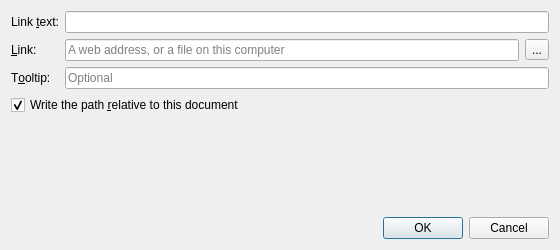
<?xml version="1.0" encoding="UTF-8"?>
<ui version="4.0">
 <class>LinkDialog</class>
 <widget class="QDialog" name="LinkDialog">
  <property name="geometry">
   <rect>
    <x>0</x>
    <y>0</y>
    <width>560</width>
    <height>250</height>
   </rect>
  </property>
  <property name="windowTitle">
   <string>Insert Link</string>
  </property>
  <layout class="QVBoxLayout" name="rootLayout">
   <item>
    <layout class="QFormLayout" name="formLayout">
     <item row="0" column="0">
      <widget class="QLabel" name="textLabel">
       <property name="text">
        <string>Link &amp;text:</string>
       </property>
       <property name="buddy">
        <cstring>textEdit</cstring>
       </property>
      </widget>
     </item>
     <item row="0" column="1">
      <widget class="QLineEdit" name="textEdit"/>
     </item>
     <item row="1" column="0">
      <widget class="QLabel" name="targetLabel">
       <property name="text">
        <string>&amp;Link:</string>
       </property>
       <property name="buddy">
        <cstring>targetEdit</cstring>
       </property>
      </widget>
     </item>
     <item row="1" column="1">
      <layout class="QHBoxLayout" name="targetLayout">
       <item>
        <widget class="QLineEdit" name="targetEdit">
         <property name="placeholderText">
          <string>A web address, or a file on this computer</string>
         </property>
        </widget>
       </item>
       <item>
        <widget class="QToolButton" name="browseButton">
         <property name="text">
          <string>...</string>
         </property>
         <property name="toolTip">
          <string>Choose a file...</string>
         </property>
        </widget>
       </item>
      </layout>
     </item>
     <item row="2" column="0">
      <widget class="QLabel" name="titleLabel">
       <property name="text">
        <string>T&amp;ooltip:</string>
       </property>
       <property name="buddy">
        <cstring>titleEdit</cstring>
       </property>
      </widget>
     </item>
     <item row="2" column="1">
      <widget class="QLineEdit" name="titleEdit">
       <property name="placeholderText">
        <string>Optional</string>
       </property>
      </widget>
     </item>
    </layout>
   </item>
   <item>
    <widget class="QCheckBox" name="relativeCheck">
     <property name="text">
      <string>Write the path &amp;relative to this document</string>
     </property>
     <property name="checked">
      <bool>true</bool>
     </property>
    </widget>
   </item>
   <item>
    <widget class="QLabel" name="previewLabel">
     <property name="text">
      <string notr="true"/>
     </property>
     <property name="textInteractionFlags">
      <set>Qt::TextSelectableByMouse</set>
     </property>
     <property name="wordWrap">
      <bool>true</bool>
     </property>
    </widget>
   </item>
   <item>
    <spacer name="verticalSpacer">
     <property name="orientation">
      <enum>Qt::Vertical</enum>
     </property>
     <property name="sizeHint" stdset="0">
      <size>
       <width>20</width>
       <height>10</height>
      </size>
     </property>
    </spacer>
   </item>
   <item>
    <widget class="QDialogButtonBox" name="buttonBox">
     <property name="orientation">
      <enum>Qt::Horizontal</enum>
     </property>
     <property name="standardButtons">
      <set>QDialogButtonBox::Cancel|QDialogButtonBox::Ok</set>
     </property>
    </widget>
   </item>
  </layout>
 </widget>
 <resources/>
 <connections/>
</ui>
